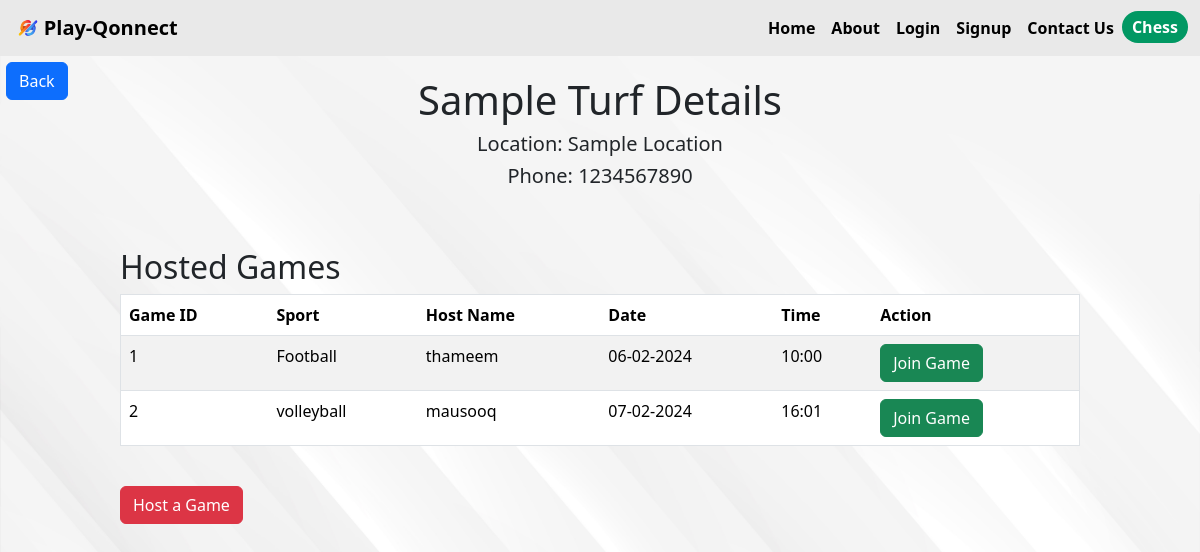
/turf/1 (signed in), run on an earlier commit of the app's database.
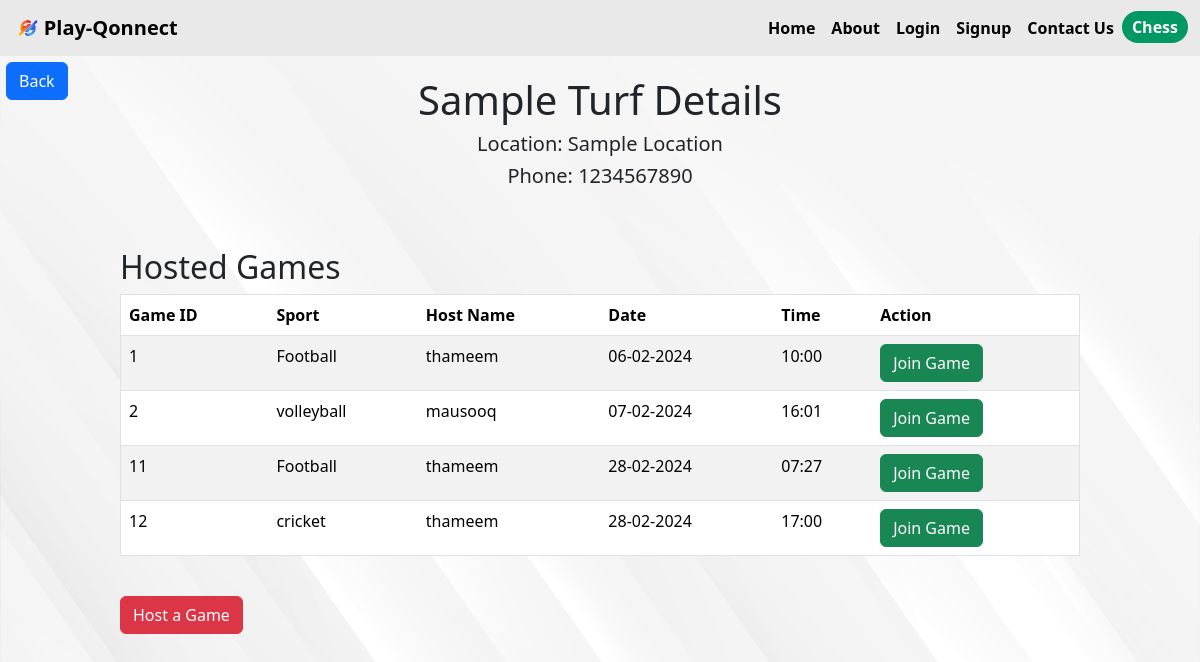
And on a later commit of the database.
### app.py (models this page shows)
class Game(db.Model):
    id = db.Column(db.Integer, primary_key=True)
    turf_id = db.Column(db.Integer, db.ForeignKey('turf.id'), nullable=False)
    host_name = db.Column(db.String(255), nullable=False)
    host_phone = db.Column(db.Integer, nullable=True)
    game_time = db.Column(db.DateTime, nullable=False)
    sports = db.Column(db.String(50), nullable=False)
    players = db.relationship('Player', backref='game', lazy=True)

### app.py (the view)
@app.route('/turf/<int:turf_id>', methods=['GET', 'POST'])
@login_required
def turf_detail(turf_id):
    turf = Turf.query.get_or_404(turf_id)
    hosted_games = turf.games
    return render_template('turf_detail.html', turf=turf, hosted_games=hosted_games)

### app.py (called while the page is built)
@login_manager.user_loader
def load_user(user_id):
    return User.query.get(int(user_id))

### templates/turf_detail.html (shortened to what this page needs)
{% extends 'layout.html' %} {% block title %} Turf Details {% endblock title %}
{% block body %}
<a
  class="btn btn-primary"
  style="margin: 0.5%"
  href="{{ url_for('dashboard') }}"
>
  Back
</a>
<div class="turfhead" style="margin-top: -2.5%">
  <h1>{{ turf.turf_name }} Details</h1>
  <h5>Location: {{ turf.turf_location }}</h5>
  <h5>Phone: {{ turf.turf_phone }}</h5>
</div>
<div class="turftab">
  {% if hosted_games|length==0 %}
  <div class="alert alert-dark" role="alert">
    No games found! Host a game now.
  </div>
  {% else %}
  <h2>Hosted Games</h2>
  <table border="1" class="table table-striped">
    <thead>
      <tr>
        <th>Game ID</th>
        <th>Sport</th>
        <th>Host Name</th>
        <th>Date</th>
        <th>Time</th>
        <th>Action</th>
      </tr>
    </thead>
    <tbody>
      {% for game in hosted_games %}
      <tr>
        <td>{{ game.id }}</td>
        <td>{{ game.sports }}</td>
        <td>{{ game.host_name }}</td>
        <td>{{ game.game_time.strftime('%d-%m-%Y') }}</td>
        <td>{{ game.game_time.strftime('%H:%M') }}</td>
        <td>
          <a
            class="btn btn-success"
            href="{{ url_for('join_game', turf_id=turf.id, game_id=game.id) }}"
            >Join Game</a
          >
        </td>
      </tr>
      {% endfor %}
    </tbody>
  </table>
  {% endif %}
  <br />
  {% if current_user.is_authenticated %}
  <a class="btn btn-danger" href="{{ url_for('host_game', turf_id=turf.id) }}"
    >Host a Game</a
  >
  {% endif %}
</div>
{% endblock body %}

What changed in the data, as far as the page shows it:
added Game: id "11", sports "Football", host_name "thameem", game_time "28-02-2024", game_time "07:27"
added Game: id "12", sports "cricket", host_name "thameem", game_time "28-02-2024", game_time "17:00"
